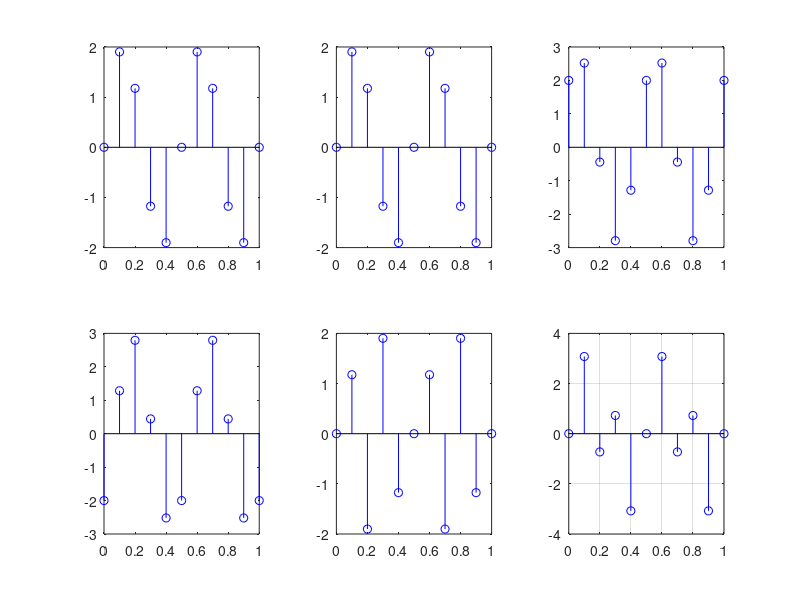

MATLAB code for this plot:
%n=0:5;
%u=n>=0;
%a=1;
%f=0.1;
%x=a*sin(2*pi*f*n);
%y=u+x;
%z=u-x;
%subplot(2,2,1);stem(n,u);
%subplot(2,2,2);stem(n,x);
%subplot(2,2,3);stem(n,y);
%subplot(2,2,4);stem(n,z);
%grid on;

n=0:0.1:1;
a=2;
f=2;
x=a*sin(2*pi*f*n);
subplot(2,3,1);
stem(n,x,'b');
y=a*cos(2*pi*f*n);
subplot(2,3,2);
stem(n,x,'b');
u=x+y;
subplot(2,3,3);
stem(n,u,'b');
v=x-y;
subplot(2,3,4);
stem(n,v,'b');
w=x .* y;
subplot(2,3,5);
stem(n,w,'b');
p=x ./ y;
subplot(2,3,6);
stem(n,p,'b');
grid on;
